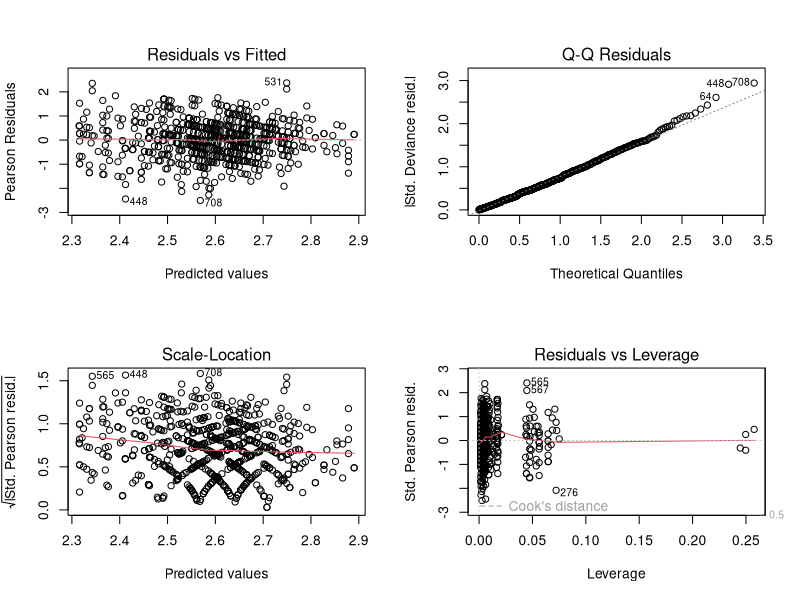
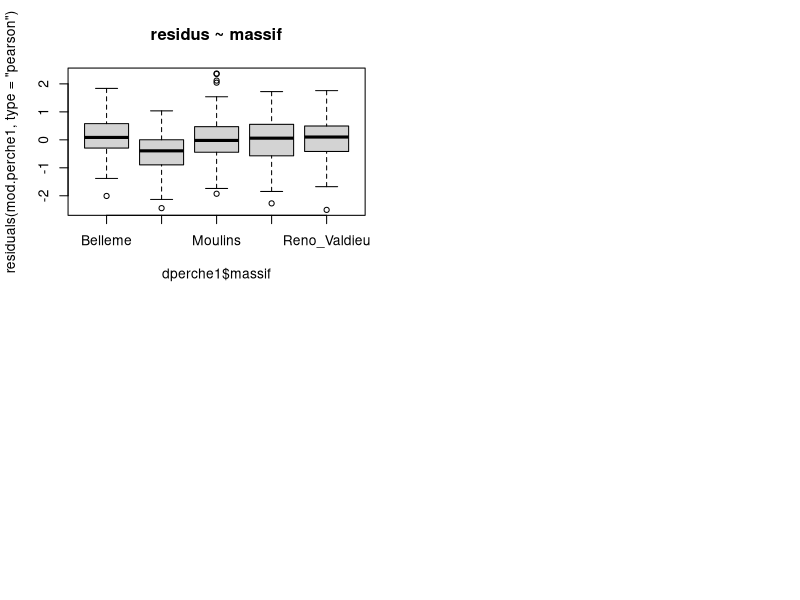
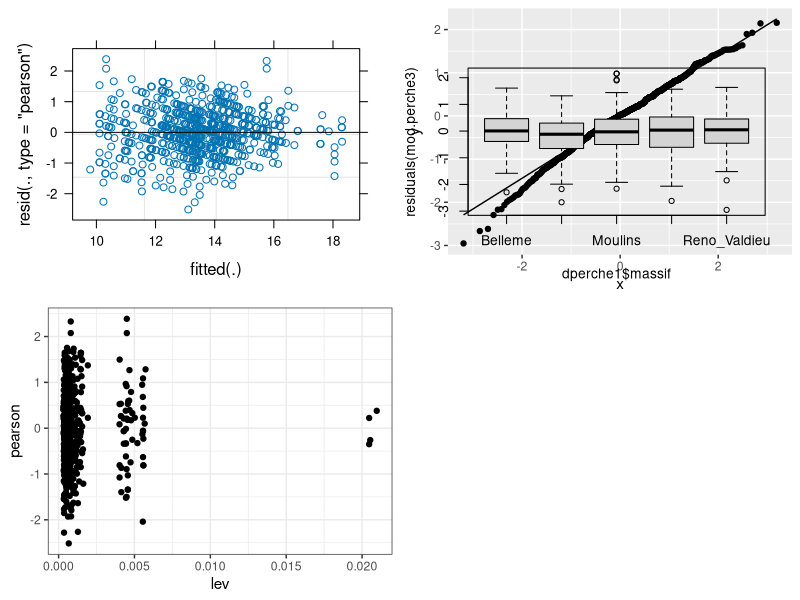

R code for these plots, in order: (Note: this script raises an error after producing the figures.)
#----------------------------------------#
#### Communautes d'oiseaux forestiers ####
# effets aleatoires sur l'intercept #
#Auteur : Jean-Yves Barnagaud 2025 #
#Adaptation JP Vacher 2025 #
#----------------------------------------#

# CHARGER LES PACKAGES ####
library(tidyverse)
library(lme4)
library(cowplot)

# CHARGER LES DONNEES ####
dperche1 <- read_tsv("richesse_avifaune_perche.txt") %>% 
  mutate(point = factor(point), 
         massif = factor(massif), 
         essence = factor(essence))
print(dperche1, n = 5)

## MODELE GLM ####

# Richesse specifique en fonction des variables visees, tous massifs confondus
mod.perche1 <- glm(rs ~ Hdom + ST + essence, data = dperche1, family = poisson)

# contrele residus
par(mfrow = c(2,2))
plot(mod.perche1) # quelques points extremes mais qui ne sont pas derangeants (on reste bien en dessous des niveaux de leverage qui influent sur les coefficients)

# l'effet massif est bien visible
boxplot(residuals(mod.perche1, type = "pearson") ~ dperche1$massif, main = "residus ~ massif")
summary(aov(residuals(mod.perche1, type="pearson") ~ dperche1$massif))

# Richesse specifique en fonction des variables visees, avec effet fixe massif
mod.perche2 <- glm(rs ~ Hdom + ST + essence + massif, data = dperche1, family = poisson)
summary(mod.perche2) #suffisamment de points par massif pour un effet fixe, tous les effets sont bien estimes malgre les heterogeneites d'echantillonnage


#MODELE MIXTE ####
## on passe en modele mixte pour representer la hierarchie de l'echantillonnage et concentrer cette hierarchie en un terme unique de variance

# ce modele genere un warning
mod.perche3 <- glmer(rs ~ Hdom + ST + essence + (1|massif), data = dperche1, family = poisson)

# etude des variables
summary(dperche1$Hdom)
summary(dperche1$ST)

# le warning est genere par le fait qu'on a des variables sur de grandes echelles de valeurs. Une solution est de centrer - reduire (recommande)
dperche1$sHdom <- as.vector(scale(dperche1$Hdom))
dperche1$sST <- as.vector(scale(dperche1$ST))

# variables centrees-reduites
summary(dperche1$sHdom)
summary(dperche1$sST)

# on refait le modele avec les variables centrees reduites
mod.perche3 <- glmer(rs ~ sHdom + sST + essence + (1|massif), data = dperche1, family = poisson)


# diagnostic sur residus
p1 <- plot(mod.perche3) 

res <- data.frame(res=residuals(mod.perche3))
p2 <- ggplot(res, aes(sample = res)) +
  stat_qq() +
  stat_qq_line() 


p3 <- ggplot(data.frame(lev = hatvalues(mod.perche3), pearson = residuals(mod.perche3,type = "pearson")),
          aes(x = lev,y = pearson)) +
  geom_point() +
  theme_bw() 

plot_grid(p1,p2,p3)

# effet blocs bien traitee
boxplot(residuals(mod.perche3) ~ dperche1$massif)

# Re
r.squaredGLMM(mod.perche3)

# sortie numerique
summary(mod.perche3)

# sorties graphiques des effets avec sjPlot : avec type="eff", predicteurs constants e 0
p.mix1 <- plot_model(mod.perche3, type = "eff", terms = "sST")
p.mix2 <- plot_model(mod.perche3, type = "eff", terms = "sHdom")
p.mix3 <- plot_model(mod.perche3,type = "eff", terms = "essence")
p.mix4 <- plot_model(mod.perche3,type = "re")
cowplot::plot_grid(p.mix1, p.mix2, p.mix3, p.mix4)


# modele initial (GLM) avec variables centrees-reduites
mod.perche1b=glm(rs~sHdom+sST+essence,data=dperche1,family=poisson)

# comparaison des intervalles de confiance (sauf intercept pour faciliter la representation graphique)
conf.massif=confint(mod.perche3,method="Wald")[-c(1,2),] # on utilise les IC de Wald parce qu'il y a un gros df mais il vaudrait mieux calculer les IC profile (! long)
conf.nomassif=confint(mod.perche1b,method="Wald")[-1,]

# graphiquement : les differences d'IC ne sont pas tres fortes parce que l'effet massif est faible, mais on voit quand meme de petits decalages
# ces decalages seraient bien plus forts si le ddl etait plus faible et avec des gros desequilibres d'echantillonnage entre massifs
plot(x=0,y=0,type="n",xlim=c(1,13),xaxt="n",xlab="pentes",ylab="intervalle de confiance (Wald)",ylim=c(-0.4,0.4))
axis(side=1,at=seq(1.5,12.5,2),labels=c("Hdom","ST","DOU","EPC","PS","SP"))
abline(h=0,col="steelblue",lty="dotted")
segments(x0=seq(1,12,2),x1=seq(1,12,2),y0=conf.massif[,1],y1=conf.massif[,2],lwd=2)
segments(x0=seq(2,13,2),x1=seq(2,13,2),y0=conf.nomassif[,1],y1=conf.nomassif[,2],lwd=2,col="darkred")
legend("topright",bty="n",lty="solid",col=c("black","darkred"),legend=c("effet aleatoire massif","pas d'effet massif"))

#--------------------------------------#
### Modele mixte e pentes aleatoires ###
#--------------------------------------#

## GLM classique : terme d'interaction
mod.perche4 <- glm(rs ~ massif*(sHdom+sST+essence), data = dperche1, family = poisson)

par(mfrow=c(2,2))
plot(mod.perche4)
summary(mod.perche4)

# interactions non estimables
table(dperche1[,c("massif","essence")])

# GLMM à pentes aleatoires
mod.perche5 <- glmer(rs~sHdom + sST + essence + (sHdom + sST + essence|massif),
                     data=dperche1,family=poisson,
                     control=glmerControl(optimizer="bobyqa", optCtrl = list(maxfun=2e5))) # identique à (1+sHdom+sST+essence|massif). 
#Le changement d'algorithme est rendu necessaire par la complexite du modele
#Dans le cours, j'ai simplifié en retirant essence du terme aléatoire

# intervalles de confiance
confint(mod.perche5,method="Wald") # à nouveau : penser à passer en "profile" pour avoir des IC plus corrects, mais attention à la duree de calcul

# sorties graphiques du modele à intercept aleatoire
pmix1 <- plot_model(mod.perche3,type="eff",terms="sST",title="Surface terriere, intercept aleatoire")+ylim(10,20)
pmix2 <- plot_model(mod.perche3,type="eff",terms="sHdom",title="Hauteur dominante, intercept aleatoire")+ylim(0,20)
pmix3 <- plot_model(mod.perche3,type="eff",terms="essence",title="Essence, intercept aleatoire") # VID n'est present que sur Perche-Trappe

# sorties graphiques du modele à intercept et pentes aleatoires
pmixslope1 <- plot_model(mod.perche5,type="eff",terms="sST",title="Surface terriere, intercept et pentes aleatoires")+ylim(10,20)
pmixslope2 <- plot_model(mod.perche5,type="eff",terms="sHdom",title="Hauteur dominante, intercept et pentes aleatoires")+ylim(0,20)
pmixslope3 <- plot_model(mod.perche5,type="eff",terms="essence",title="Essence, intercept et pentes aleatoires")

#Tout sur une même figure :
cowplot::plot_grid(pmix1,pmix2,pmix3,pmixslope1,pmixslope2,pmixslope3)